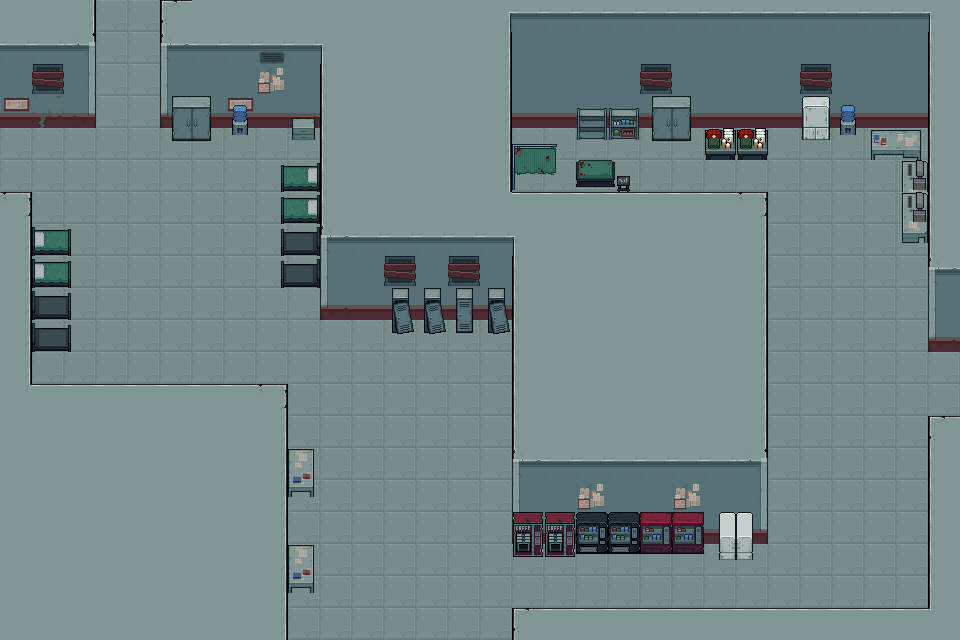

A level layout from a 2D game, rendered from its tile map. Below: a short description, then the map file with its tile-grid data intact:
An orthogonal 30x20 tile map with 32x32 px tiles, 2 tile layers (background, static_obj) and 27 objects.

<map version="1.10" tiledversion="1.11.0" orientation="orthogonal" renderorder="right-down" width="30" height="20" tilewidth="32" tileheight="32" infinite="0" nextlayerid="4" nextobjectid="48">
 <tileset firstgid="1" source="TileSheet_1.tsx" />
 <layer id="1" name="background" width="30" height="20">
  <data encoding="csv">
22,22,23,28,28,11,22,22,22,22,22,22,22,22,22,54,32,32,32,32,32,32,32,32,32,32,32,32,32,55,
32,32,33,28,28,31,32,32,17,32,55,22,22,22,22,23,42,42,42,42,42,42,42,42,42,42,42,42,42,21,
42,27,43,28,28,41,42,42,16,42,21,22,22,22,22,23,42,42,42,42,27,42,42,42,42,27,42,42,42,21,
37,46,53,28,28,51,52,37,52,52,21,22,22,22,22,23,52,52,52,52,52,52,52,52,52,52,52,52,52,21,
28,28,28,28,28,28,28,28,28,28,21,22,22,22,22,23,28,28,28,28,28,28,28,28,28,28,28,28,28,21,
28,28,28,28,28,28,28,28,28,28,21,22,22,22,22,23,28,28,28,28,28,28,28,28,28,28,28,28,28,21,
13,28,28,28,28,28,28,28,28,28,21,22,22,22,22,22,12,12,12,12,12,12,12,13,28,28,28,28,28,21,
23,28,28,28,28,28,28,28,28,28,31,32,32,32,32,32,55,22,22,22,22,22,22,23,28,28,28,28,28,21,
23,28,28,28,28,28,28,28,28,28,41,42,27,42,27,42,21,22,22,22,22,22,22,23,28,28,28,28,28,31,
23,28,28,28,28,28,28,28,28,28,51,52,52,52,52,52,21,22,22,22,22,22,22,23,28,28,28,28,28,41,
23,28,28,28,28,28,28,28,28,28,28,28,28,28,28,28,21,22,22,22,22,22,22,23,28,28,28,28,28,51,
23,28,28,28,28,28,28,28,28,28,28,28,28,28,28,28,21,22,22,22,22,22,22,23,28,28,28,28,28,28,
64,12,12,12,12,12,12,12,13,28,28,28,28,28,28,28,21,22,22,22,22,22,22,23,28,28,28,28,28,28,
22,22,22,22,22,22,22,22,23,28,28,28,28,28,28,28,21,22,22,22,22,22,22,23,28,28,28,28,28,11,
22,22,22,22,22,22,22,22,23,28,28,28,28,28,28,28,31,32,32,32,32,32,32,33,28,28,28,28,28,21,
22,22,22,22,22,22,22,22,23,28,28,28,28,28,28,28,41,42,16,42,42,16,42,43,28,28,28,28,28,21,
22,22,22,22,22,22,22,22,23,28,28,28,28,28,28,28,51,52,52,52,52,52,52,53,28,28,28,28,28,21,
22,22,22,22,22,22,22,22,23,28,28,28,28,28,28,28,28,28,28,28,28,28,28,28,28,28,28,28,28,21,
22,22,22,22,22,22,22,22,23,28,28,28,28,28,28,28,28,28,28,28,28,28,28,28,28,28,28,28,28,21,
22,22,22,22,22,22,22,22,23,28,28,28,28,28,28,28,11,12,12,12,12,12,12,12,12,12,12,12,12,65
</data>
 </layer>
 <layer id="2" name="static_obj" width="30" height="20">
  <data encoding="csv">
0,0,0,0,0,0,0,0,0,0,0,0,0,0,0,0,0,0,0,0,0,0,0,0,0,0,0,0,0,0,
0,0,0,0,0,0,0,0,0,0,0,0,0,0,0,0,0,0,0,0,0,0,0,0,0,0,0,0,0,0,
0,0,0,0,0,0,0,0,0,0,0,0,0,0,0,0,0,0,0,0,0,0,0,0,0,0,0,0,0,0,
0,0,0,0,0,74,75,139,0,135,0,0,0,0,0,0,0,0,118,119,74,75,0,0,0,95,139,0,0,0,
0,0,0,0,0,84,85,149,0,145,0,0,0,0,0,0,137,138,128,129,84,85,29,29,0,105,149,113,114,0,
0,0,0,0,0,0,0,0,152,153,0,0,0,0,0,0,147,148,2147483806,2147483805,0,0,0,0,0,0,0,0,132,0,
0,0,0,0,0,0,0,0,152,153,0,0,0,0,0,0,0,0,0,0,0,0,0,0,0,0,0,0,132,0,
0,162,163,0,0,0,0,0,155,156,0,0,0,0,0,0,0,0,0,0,0,0,0,0,0,0,0,0,142,0,
0,162,163,0,0,0,0,0,155,156,0,0,0,0,0,0,0,0,0,0,0,0,0,0,0,0,0,0,0,0,
0,165,166,0,0,0,0,0,0,0,0,0,92,92,91,92,0,0,0,0,0,0,0,0,0,0,0,0,0,0,
0,165,166,0,0,0,0,0,0,0,0,0,102,102,101,102,0,0,0,0,0,0,0,0,0,0,0,0,0,0,
0,0,0,0,0,0,0,0,0,0,0,0,0,0,0,0,0,0,0,0,0,0,0,0,0,0,0,0,0,0,
0,0,0,0,0,0,0,0,0,0,0,0,0,0,0,0,0,0,0,0,0,0,0,0,0,0,0,0,0,0,
0,0,0,0,0,0,0,0,0,0,0,0,0,0,0,0,0,0,0,0,0,0,0,0,0,0,0,0,0,0,
0,0,0,0,0,0,0,0,0,111,0,0,0,0,0,0,0,0,0,0,0,0,0,0,0,0,0,0,0,0,
0,0,0,0,0,0,0,0,0,121,0,0,0,0,0,0,0,0,0,0,0,0,0,0,0,0,0,0,0,0,
0,0,0,0,0,0,0,0,0,0,0,0,0,0,0,0,117,117,116,116,115,115,97,98,0,0,0,0,0,0,
0,0,0,0,0,0,0,0,0,111,0,0,0,0,0,0,127,127,126,126,125,125,107,108,0,0,0,0,0,0,
0,0,0,0,0,0,0,0,0,121,0,0,0,0,0,0,0,0,0,0,0,0,0,0,0,0,0,0,0,0,
0,0,0,0,0,0,0,0,0,0,0,0,0,0,0,0,0,0,0,0,0,0,0,0,0,0,0,0,0,0
</data>
 </layer>
 <objectgroup id="3" name="collison" visible="0">
  <object id="3" x="0" y="0" width="89.3333" height="96.3333" />
  <object id="14" x="167.56" y="0" width="152.773" height="95.8182" />
  <object id="17" x="167.636" y="95.8182" width="42.8182" height="23.1818" />
  <object id="20" x="233" y="96.3636" width="13.9091" height="17.0909" />
  <object id="21" x="292.568" y="100.659" width="21.5" height="12.75" />
  <object id="22" x="300.5" y="183.352" width="24.5" height="87.8068" />
  <object id="24" x="1" y="200.667" width="22.0606" height="183.667" />
  <object id="25" x="24.1818" y="239.091" width="28.1818" height="95.4545" />
  <object id="26" x="-2" y="386" width="278" height="252" />
  <object id="27" x="276.909" y="456.364" width="29.8182" height="18.3636" />
  <object id="28" x="276.364" y="552.091" width="29.8182" height="18.3636" />
  <object id="29" x="320.667" y="0" width="184.583" height="290.667" />
  <object id="31" x="320.667" y="0" width="184.583" height="290.667" />
  <object id="30" x="397.25" y="290" width="105.75" height="17.75" />
  <object id="32" x="506" y="0" width="454" height="99" />
  <object id="35" x="584.75" y="99.25" width="167.5" height="23.25" />
  <object id="36" x="809.091" y="99.8182" width="12.5455" height="12.3636" />
  <object id="37" x="844" y="100.545" width="8" height="11.4545" />
  <object id="38" x="868.909" y="99.8182" width="90.3636" height="27.4545" />
  <object id="39" x="912.5" y="131.333" width="45.8333" height="93.3333" />
  <object id="40" x="937.667" y="226.333" width="21" height="89.3333" />
  <object id="41" x="937.667" y="425.667" width="22.3021" height="214.042" />
  <object id="42" x="581.5" y="172.5" width="43" height="23.875" />
  <object id="43" x="720.125" y="126.25" width="31.625" height="13" />
  <object id="44" x="521.667" y="200" width="234.333" height="316" />
  <object id="45" x="526.333" y="516.667" width="229.667" height="14.6667" />
  <object id="46" x="521.333" y="612.242" width="418" height="28.0909" />
 </objectgroup>
</map>
